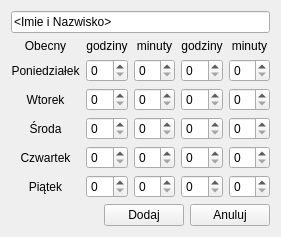
<?xml version="1.0" encoding="UTF-8"?>
<ui version="4.0">
 <class>Form</class>
 <widget class="QWidget" name="Form">
  <property name="geometry">
   <rect>
    <x>0</x>
    <y>0</y>
    <width>259</width>
    <height>222</height>
   </rect>
  </property>
  <property name="windowTitle">
   <string>Form</string>
  </property>
  <layout class="QGridLayout" name="gridLayout_2">
   <item row="0" column="0">
    <layout class="QVBoxLayout" name="verticalLayout">
     <item>
      <widget class="QLineEdit" name="lineEdit">
       <property name="text">
        <string>&lt;Imie i Nazwisko&gt;</string>
       </property>
      </widget>
     </item>
     <item>
      <layout class="QGridLayout" name="gridLayout">
       <item row="3" column="5">
        <widget class="QSpinBox" name="spinBox_12"/>
       </item>
       <item row="5" column="2">
        <widget class="QSpinBox" name="spinBox_18"/>
       </item>
       <item row="2" column="2">
        <widget class="QSpinBox" name="spinBox_6"/>
       </item>
       <item row="4" column="0">
        <widget class="QLabel" name="label_9">
         <property name="text">
          <string>Czwartek</string>
         </property>
         <property name="alignment">
          <set>Qt::AlignCenter</set>
         </property>
        </widget>
       </item>
       <item row="1" column="4">
        <widget class="QSpinBox" name="spinBox_3"/>
       </item>
       <item row="0" column="4">
        <widget class="QLabel" name="label_12">
         <property name="text">
          <string>godziny</string>
         </property>
         <property name="alignment">
          <set>Qt::AlignCenter</set>
         </property>
        </widget>
       </item>
       <item row="4" column="2">
        <widget class="QSpinBox" name="spinBox_14"/>
       </item>
       <item row="5" column="4">
        <widget class="QSpinBox" name="spinBox_19"/>
       </item>
       <item row="4" column="4">
        <widget class="QSpinBox" name="spinBox_15"/>
       </item>
       <item row="5" column="0">
        <widget class="QLabel" name="label_10">
         <property name="text">
          <string>Piątek</string>
         </property>
         <property name="alignment">
          <set>Qt::AlignCenter</set>
         </property>
        </widget>
       </item>
       <item row="5" column="5">
        <widget class="QSpinBox" name="spinBox_20"/>
       </item>
       <item row="1" column="0">
        <widget class="QLabel" name="label_6">
         <property name="text">
          <string>Poniedziałek</string>
         </property>
         <property name="alignment">
          <set>Qt::AlignCenter</set>
         </property>
        </widget>
       </item>
       <item row="2" column="0">
        <widget class="QLabel" name="label_7">
         <property name="text">
          <string>Wtorek</string>
         </property>
         <property name="alignment">
          <set>Qt::AlignCenter</set>
         </property>
        </widget>
       </item>
       <item row="1" column="5">
        <widget class="QSpinBox" name="spinBox_4"/>
       </item>
       <item row="4" column="5">
        <widget class="QSpinBox" name="spinBox_16"/>
       </item>
       <item row="2" column="1">
        <widget class="QSpinBox" name="spinBox_5"/>
       </item>
       <item row="1" column="2">
        <widget class="QSpinBox" name="spinBox_2"/>
       </item>
       <item row="3" column="3" rowspan="2">
        <spacer name="horizontalSpacer_2">
         <property name="orientation">
          <enum>Qt::Horizontal</enum>
         </property>
         <property name="sizeHint" stdset="0">
          <size>
           <width>18</width>
           <height>20</height>
          </size>
         </property>
        </spacer>
       </item>
       <item row="2" column="4">
        <widget class="QSpinBox" name="spinBox_7"/>
       </item>
       <item row="3" column="1">
        <widget class="QSpinBox" name="spinBox_9"/>
       </item>
       <item row="2" column="5">
        <widget class="QSpinBox" name="spinBox_8"/>
       </item>
       <item row="0" column="5">
        <widget class="QLabel" name="label_11">
         <property name="text">
          <string>minuty</string>
         </property>
         <property name="alignment">
          <set>Qt::AlignCenter</set>
         </property>
        </widget>
       </item>
       <item row="5" column="1">
        <widget class="QSpinBox" name="spinBox_17"/>
       </item>
       <item row="0" column="0">
        <widget class="QLabel" name="label_3">
         <property name="text">
          <string>Obecny</string>
         </property>
         <property name="alignment">
          <set>Qt::AlignCenter</set>
         </property>
        </widget>
       </item>
       <item row="3" column="2">
        <widget class="QSpinBox" name="spinBox_10"/>
       </item>
       <item row="3" column="0">
        <widget class="QLabel" name="label_8">
         <property name="text">
          <string>Środa</string>
         </property>
         <property name="alignment">
          <set>Qt::AlignCenter</set>
         </property>
        </widget>
       </item>
       <item row="1" column="1">
        <widget class="QSpinBox" name="spinBox_1"/>
       </item>
       <item row="4" column="1">
        <widget class="QSpinBox" name="spinBox_13"/>
       </item>
       <item row="0" column="1">
        <widget class="QLabel" name="label_4">
         <property name="text">
          <string>godziny</string>
         </property>
         <property name="alignment">
          <set>Qt::AlignCenter</set>
         </property>
        </widget>
       </item>
       <item row="3" column="4">
        <widget class="QSpinBox" name="spinBox_11"/>
       </item>
       <item row="0" column="2">
        <widget class="QLabel" name="label_5">
         <property name="text">
          <string>minuty</string>
         </property>
         <property name="alignment">
          <set>Qt::AlignCenter</set>
         </property>
        </widget>
       </item>
      </layout>
     </item>
     <item>
      <layout class="QHBoxLayout" name="horizontalLayout_2">
       <item>
        <spacer name="horizontalSpacer">
         <property name="orientation">
          <enum>Qt::Horizontal</enum>
         </property>
         <property name="sizeHint" stdset="0">
          <size>
           <width>40</width>
           <height>20</height>
          </size>
         </property>
        </spacer>
       </item>
       <item>
        <widget class="QPushButton" name="pushButton">
         <property name="text">
          <string>Dodaj</string>
         </property>
        </widget>
       </item>
       <item>
        <widget class="QPushButton" name="pushButton_2">
         <property name="text">
          <string>Anuluj</string>
         </property>
        </widget>
       </item>
      </layout>
     </item>
    </layout>
   </item>
  </layout>
 </widget>
 <resources/>
 <connections/>
</ui>
